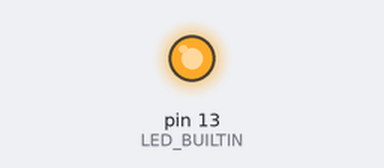
The sketch below on a simulated Arduino Uno, built with avr-gcc and run on an emulated ATmega328P. On the bench: output pins drawn as LEDs (lit = HIGH).

Above: at 1.5 s.
At 7.0 s:
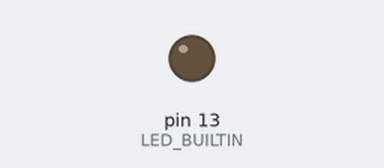
Timing chart, 0 to 9.9 s (numbered marks = the images above):
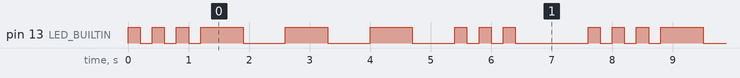

Measured:
- by itself, pin 13 (LED_BUILTIN): repeats every 7.6 s: 2 × (LOW 0.20 s, HIGH 0.20 s), LOW 0.20 s, 3 × (HIGH 0.70 s, LOW 0.70 s), 2 × (HIGH 0.20 s, LOW 0.20 s), HIGH 0.20 s, LOW 1.2 s, HIGH 0.20 s
- by itself, everything shown: repeats every 7.6 s, in 18 steps

The sketch:

003LED_SOS.ino
```cpp
// C++ code
//
/*
  This program blinks pin 13 of the Arduino (the
  built-in LED)
*/
int S = 200;
int O = 700;
int longWait = 1000;
void setup()
{
  pinMode(LED_BUILTIN, OUTPUT);
}

void loop()
{

  //Blink S
  digitalWrite(LED_BUILTIN, HIGH);
  delay(S);
  digitalWrite(LED_BUILTIN, LOW);
  delay(S);
  digitalWrite(LED_BUILTIN, HIGH);
  delay(S);
  digitalWrite(LED_BUILTIN, LOW);
  delay(S);
  digitalWrite(LED_BUILTIN, HIGH);
  delay(S);
  digitalWrite(LED_BUILTIN, LOW);
  delay(S);

  //Blink O
  digitalWrite(LED_BUILTIN, HIGH);
  delay(O);
  digitalWrite(LED_BUILTIN, LOW);
  delay(O);
  digitalWrite(LED_BUILTIN, HIGH);
  delay(O);
  digitalWrite(LED_BUILTIN, LOW);
  delay(O);
  digitalWrite(LED_BUILTIN, HIGH);
  delay(O);
  digitalWrite(LED_BUILTIN, LOW);
  delay(O);

  //Blink S
  digitalWrite(LED_BUILTIN, HIGH);
  delay(S);
  digitalWrite(LED_BUILTIN, LOW);
  delay(S);
  digitalWrite(LED_BUILTIN, HIGH);
  delay(S);
  digitalWrite(LED_BUILTIN, LOW);
  delay(S);
  digitalWrite(LED_BUILTIN, HIGH);
  delay(S);
  digitalWrite(LED_BUILTIN, LOW);
  delay(S);

  //Long wait
  delay(longWait);
}
```
